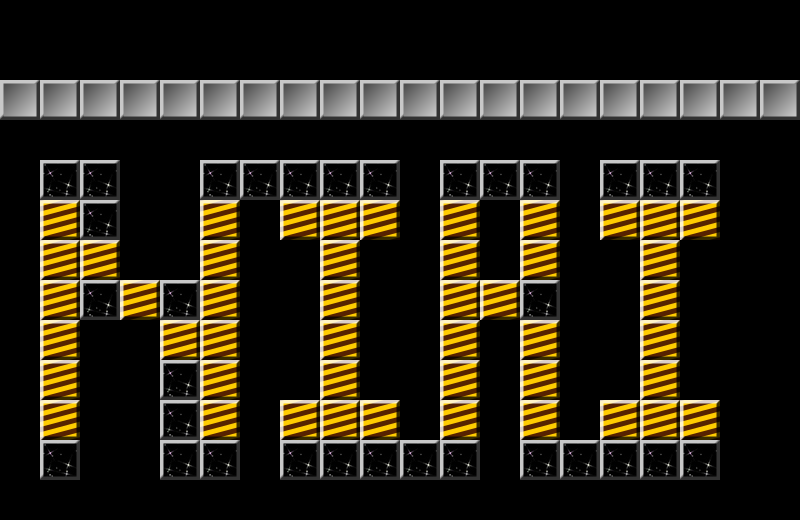

Tiled map render using the project's own tile images. Description and the whole map definition, tile-layer contents included, below:
An orthogonal 20x13 tile map with 40x40 px tiles, 2 tile layers (bricks, header), 3 tilesets and 2 objects (target, player).

<map version="1.0" orientation="orthogonal" renderorder="right-down" width="20" height="13" tilewidth="40" tileheight="40" nextobjectid="53">
 <tileset firstgid="1" name="tiles" tilewidth="40" tileheight="40" tilecount="9" columns="9">
  <image source="../../bricks/tiles.png" width="360" height="40" />
 </tileset>
 <tileset firstgid="10" name="Single sprites" tilewidth="40" tileheight="40" tilecount="1" columns="0">
  <tile id="1">
   <image width="40" height="40" source="../../bricks/002_player-40.png" />
  </tile>
 </tileset>
 <tileset firstgid="12" name="tiles" tilewidth="40" tileheight="40" tilecount="9" columns="9">
  <image source="../../bricks/tiles.png" width="360" height="40" />
 </tileset>
 <layer name="bricks" width="20" height="13">
  <data encoding="csv">
0,0,0,0,0,0,0,0,0,0,0,0,0,0,0,0,0,0,0,0,
0,0,0,0,0,0,0,0,0,0,0,0,0,0,0,0,0,0,0,0,
0,0,0,0,0,0,0,0,0,0,0,0,0,0,0,0,0,0,0,0,
0,0,0,0,0,0,0,0,0,0,0,0,0,0,0,0,0,0,0,0,
0,9,9,0,0,9,9,9,9,9,0,9,9,9,0,9,9,9,0,0,
0,3,9,0,0,3,0,3,3,3,0,3,0,3,0,3,3,3,0,0,
0,3,3,0,0,3,0,0,3,0,0,3,0,3,0,0,3,0,0,0,
0,3,9,3,9,3,0,0,3,0,0,3,3,9,0,0,3,0,0,0,
0,3,0,0,3,3,0,0,3,0,0,3,0,3,0,0,3,0,0,0,
0,3,0,0,9,3,0,0,3,0,0,3,0,3,0,0,3,0,0,0,
0,3,0,0,9,3,0,3,3,3,0,3,0,3,0,3,3,3,0,0,
0,9,0,0,9,9,0,9,9,9,9,9,0,9,9,9,9,9,0,0,
0,0,0,0,0,0,0,0,0,0,0,0,0,0,0,0,0,0,0,0
</data>
 </layer>
 <layer name="header" width="20" height="13">
  <data encoding="csv">
0,0,0,0,0,0,0,0,0,0,0,0,0,0,0,0,0,0,0,0,
0,0,0,0,0,0,0,0,0,0,0,0,0,0,0,0,0,0,0,0,
1,1,1,1,1,1,1,1,1,1,1,1,1,1,1,1,1,1,1,1,
0,0,0,0,0,0,0,0,0,0,0,0,0,0,0,0,0,0,0,0,
0,0,0,0,0,0,0,0,0,0,0,0,0,0,0,0,0,0,0,0,
0,0,0,0,0,0,0,0,0,0,0,0,0,0,0,0,0,0,0,0,
0,0,0,0,0,0,0,0,0,0,0,0,0,0,0,0,0,0,0,0,
0,0,0,0,0,0,0,0,0,0,0,0,0,0,0,0,0,0,0,0,
0,0,0,0,0,0,0,0,0,0,0,0,0,0,0,0,0,0,0,0,
0,0,0,0,0,0,0,0,0,0,0,0,0,0,0,0,0,0,0,0,
0,0,0,0,0,0,0,0,0,0,0,0,0,0,0,0,0,0,0,0,
0,0,0,0,0,0,0,0,0,0,0,0,0,0,0,0,0,0,0,0,
0,0,0,0,0,0,0,0,0,0,0,0,0,0,0,0,0,0,0,0
</data>
 </layer>
 <objectgroup name="sprites">
  <object id="31" name="target" gid="5" x="640" y="200" width="40" height="40" />
  <object id="30" name="player" gid="11" x="40" y="480" width="40" height="40" />
 </objectgroup>
</map>
